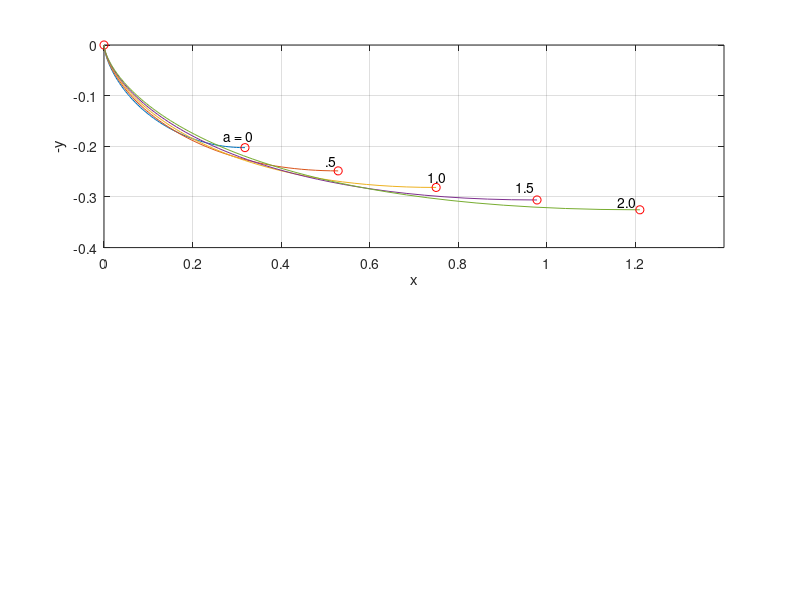
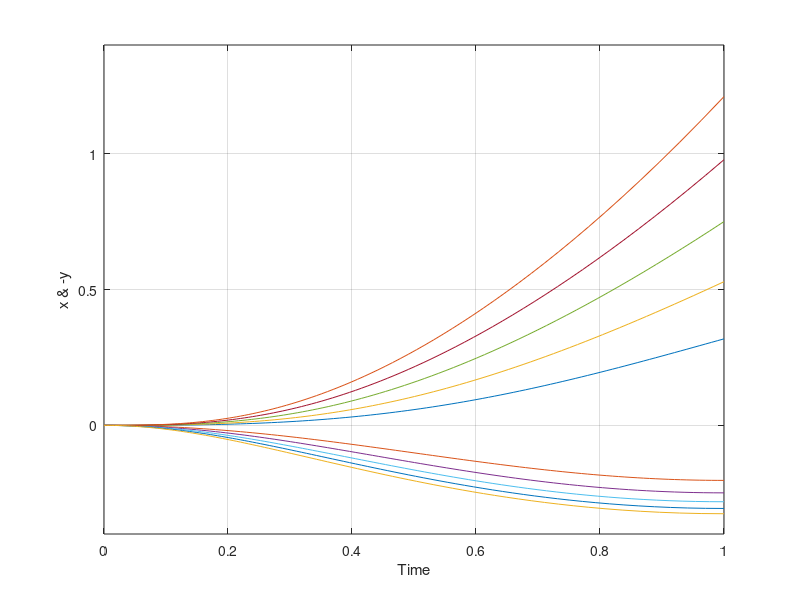

MATLAB code for these plots, in order:
% Script f02_10.m; VDP for max range with gravity and thrust; 
% plots from analytical soln.; V in units of g*tf, a in g, 
% (x,y) in g*tf^2, t in tf;                     10/96, 4/1/02
%
N=100; ga=(pi/2)*[1:-1/N:0]; un=ones(1,N+1); x=zeros(5,N+1); 
y=x; t=x; a1=[0 .5 1 1.5 2]; M=length(a1);
for j=1:M, a=a1(j);
if a<1,
   b=sqrt(1-a^2); alo=(1/b)*atan((1+a)/b);
   Vf=1/((2/b^2)*(alo-(1/b)*atan(a/b))-a/b^2); 
   al=(1/b)*atan((a*un+tan(ga/2))/b);
   x(j,:)=Vf^2*((1/b^2)*(alo*un-al)-(1/(2*b^2))*cos(ga).*...
      (a*un+sin(ga))./(un+a*sin(ga)).^2);
   y(j,:)=Vf^2*((1/(2*(1+a)^2))*((cos(ga)).^2+2*a*sin(ga).*...
      (un-sin(ga)))./(un+a*sin(ga)).^2);
   t(j,:)=Vf*((2/b^2)*(alo*un-al)-(a/b^2)*cos(ga)./(un+...
       a*sin(ga)));
elseif a>1,
   b=sqrt(a^2-1); alo=(-1/b)*atanh((1+a)/b);  
   Vf=1/((2/b^2)*(alo+(1/b)*atanh(a/b))-a/b^2); 
   al=(-1/b)*atanh((a*un+tan(ga/2))/b);
   x(j,:)=-Vf^2*((1/b^2)*(alo*un-al)-(1/(2*b^2))*cos(ga).*...
     (a*un+sin(ga))./(un+a*sin(ga)).^2);
   y(j,:)=Vf^2*((1/(2*(1+a)^2))*((cos(ga)).^2+2*a*sin(ga).*...
     (un-sin(ga)))./(un+a*sin(ga)).^2);
   t(j,:)=Vf*((2/b^2)*(alo*un-al)-(a/b^2)*cos(ga)./(un+...
       a*sin(ga)));
elseif a==1,
   x(j,:)=.75*(tan((pi/4)*un-ga/2)).^3;
   y(j,:)=(9/32)*(un-sin(ga)).*(un+3*sin(ga))./(un+sin(ga)).^2;
   t(j,:)=.75*tan((pi/4)*un-ga/2)+.25*(tan((pi/4)*un-ga/2)).^3;
end; end
%
figure(1); clf; subplot(211), plot(x(1,:),-y(1,:),...
    x(1,N+1),-y(1,N+1),'ro',0,0,'ro');
grid; hold on;
for j=2:M, plot(x(j,:),-y(j,:),x(j,N+1),-y(j,N+1),'ro'); end
hold off; axis([0 1.4 -.4 0]); xlabel('x'); ylabel('-y')
text(.27,-.18,'a = 0'); text(.5,-.23,'.5'); text(.73,-.26,'1.0')
text(.93,-.28,'1.5'); text(1.16,-.31,'2.0')
%print -deps2 \book_do\figures\f02_10
%
figure(2); clf; plot(t(1,:),x(1,:),t(1,:),-y(1,:)); hold on
for j=2:M, plot(t(j,:),x(j,:),t(j,:),-y(j,:)); end; hold off
grid; xlabel('Time'); ylabel('x & -y'); axis([0 1 -.4 1.4])

	
	
